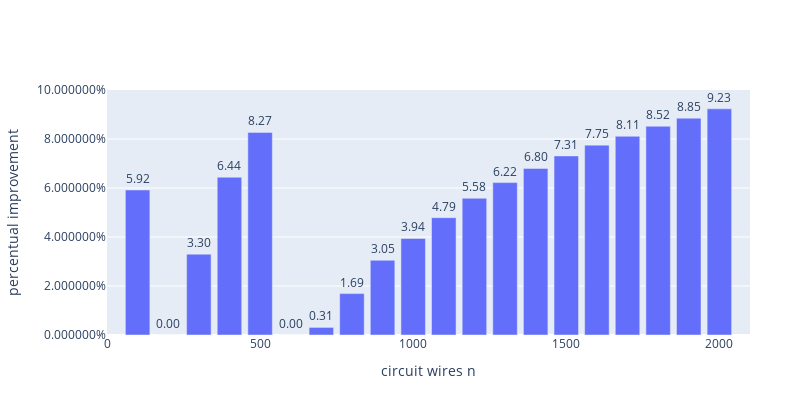

Write notebook code for a chart like this one.
### Code cell
layout_5 = go.Layout(
    margin=dict(l=65, r=50, b=65, t=90),
    autosize=False,
    width=800,
    height=400,
    xaxis = dict(title='circuit wires n', range=[0,2100]),
    yaxis = dict(title='percentual improvement', tickformat="%", range=[0,10/100]),
    )

fig = go.Figure(data=[go.Bar(x=n_proc, y=rel_proc/100, text=rel_proc, texttemplate='%{text:.2f}', textposition='outside')], layout=layout_5)

fig.show()

### Figure 1 — Plotly figure (JSON) as saved in the notebook; plotly's stock layout.template omitted (floating-point values rounded to 4 significant figures)
{"data": [{"text": [5.92, 0.0, 3.3, 6.44, 8.27, 0.0, 0.31, 1.69, 3.05, 3.94, 4.79, 5.58, 6.22, 6.8, 7.31, 7.75, 8.11, 8.52, 8.85, 9.23], "textposition": "outside", "texttemplate": "%{text:.2f}", "type": "bar", "x": [100, 200, 300, 400, 500, 600, 700, 800, 900, 1000, 1100, 1200, 1300, 1400, 1500, 1600, 1700, 1800, 1900, 2000], "y": [0.0592, 0.0, 0.033, 0.0644, 0.0827, 0.0, 0.0031, 0.0169, 0.0305, 0.0394, 0.0479, 0.0558, 0.0622, 0.068, 0.0731, 0.0775, 0.0811, 0.0852, 0.0885, 0.0923]}], "layout": {"autosize": false, "height": 400, "margin": {"b": 65, "l": 65, "r": 50, "t": 90}, "width": 800, "xaxis": {"range": [0, 2100], "title": {"text": "circuit wires n"}}, "yaxis": {"range": [0, 0.1], "tickformat": "%", "title": {"text": "percentual improvement"}}}}
